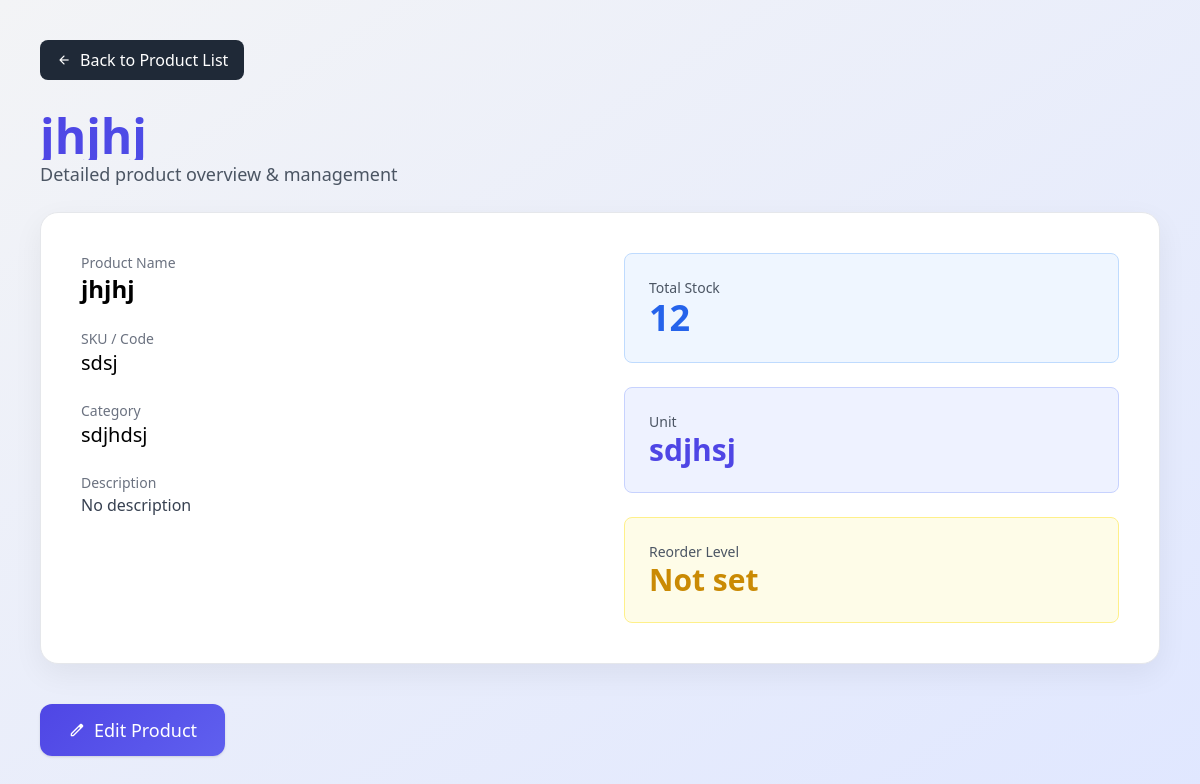
/products/4/, run on the app's committed database.
### products/models.py (models this page shows, shortened)
class Product(models.Model):
    name = models.CharField(max_length=200)
    sku = models.CharField(max_length=100)
    category = models.CharField(max_length=100)
    unit = models.CharField(max_length=50)
    stock = models.IntegerField()
    description = models.TextField(blank=True, null=True)
    reorder_level = models.IntegerField(default=0)

### products/views.py (the view, shortened to what this page needs)
# urls.py: path('<int:id>/', views.product_detail, name='product_detail'),
def product_detail(request, id):
    product = get_object_or_404(Product, id=id)
    return render(request, 'products/product_detail.html', {'product': product})

### templates/products/product_detail.html (shortened to what this page needs)
{% load static %}
<!DOCTYPE html>
<html lang="en">
<head>
    <script src="https://cdn.tailwindcss.com"></script>
</head>
<body class="bg-gradient-to-br from-gray-100 to-indigo-100">
<div class="min-h-screen p-10">
    <a href="{% url 'products:product_list' %}"
       class="inline-flex items-center gap-2 bg-gray-800 text-white px-4 py-2 rounded-lg hover:bg-black transition fade">
        <span class="icon">arrow_back</span>
        Back to Product List
    </a>
    <div class="mt-8 mb-6 fade">
        <h1 class="text-5xl font-extrabold bg-gradient-to-r from-indigo-600 to-blue-500 bg-clip-text text-transparent">
        </h1>
        <p class="text-gray-600 text-lg">Detailed product overview & management</p>
    </div>
    <div id="viewMode" class="info-card p-10 grid grid-cols-1 md:grid-cols-2 gap-12 fade">
        <div class="space-y-6">
            <div>
                <h3 class="text-gray-500 text-sm">Product Name</h3>
                <p class="text-2xl font-semibold">{{ product.name }}</p>
            </div>
            <div>
                <h3 class="text-gray-500 text-sm">SKU / Code</h3>
                <p class="text-xl">{{ product.sku }}</p>
            </div>
            <div>
                <h3 class="text-gray-500 text-sm">Category</h3>
                <p class="text-xl">{{ product.category }}</p>
            </div>
            <div>
                <h3 class="text-gray-500 text-sm">Description</h3>
                <p class="text-gray-700">{{ product.description|default:"No description" }}</p>
            </div>
        </div>
        <div class="space-y-6">
            <div class="stat-box p-6 bg-blue-50 rounded-lg border border-blue-200 transition">
                <h3 class="text-gray-600 text-sm">Total Stock</h3>
                <p class="text-4xl font-bold text-blue-600">{{ product.stock }}</p>
            </div>
            <div class="stat-box p-6 bg-indigo-50 rounded-lg border border-indigo-200 transition">
                <h3 class="text-gray-600 text-sm">Unit</h3>
                <p class="text-3xl font-bold text-indigo-600">{{ product.unit }}</p>
            </div>
            <div class="stat-box p-6 bg-yellow-50 rounded-lg border border-yellow-200 transition">
                <h3 class="text-gray-600 text-sm">Reorder Level</h3>
                <p class="text-3xl font-bold text-yellow-600">{{ product.reorder_level|default:"Not set" }}</p>
            </div>
        </div>
    </div>
    <div class="mt-10 fade">
        <button onclick="toggleEdit()"
                class="btn-edit inline-flex items-center gap-2 text-white px-7 py-3 rounded-xl text-lg shadow transition">
            <span class="icon">edit</span> Edit Product
        </button>
    </div>
</div>
</body>
</html>

### templates/products/product_detail.html (style rules this page uses)
.icon { font-family: "Material Symbols Rounded"; }
.fade { animation: fadeIn .5s ease-out; }
.info-card { background: white; border-radius: 18px; border: 1px solid #e5e7eb; box-shadow: 0 10px 30px rgba(0,0,0,0.06); transition: .25s; }
.btn-edit { background: linear-gradient(135deg, #4f46e5, #6366f1, #818cf8); background-size: 250% 250%; transition: .3s; animation: gradientFlow 6s ease infinite; }

### data on the page
Product: name "jhjhj", sku "sdsj", category "sdjhdsj", description "No description", stock "12", unit "sdjhsj", reorder_level "Not set"
